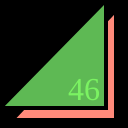
Frame 1 (no input)
Frame 60 (no input): identical to frame 1, image omitted
Frame 120 (the mouse pressed at the canvas centre since frame 60): identical to frame 1, image omitted

The p5.js sketch that drew this single still picture (run headless with seeded random() and noise() and a simulated clock; from frame 60 on, the mouse is pressed at the canvas centre):

// p5.js sketch
// ── sketch.js
function setup() {
  createCanvas(128,128);
}

function draw() {
  background(0);
  strokeWeight(4);

  fill(278, 138, 122);
  triangle(12,120,116,120,116,10);
  fill(94, 185, 84);
  triangle(0,108,106,108,106,0);
  fill(123, 242, 98);
  textSize(32);
  textFont("serif");
  text("46", 68, 100);
}
